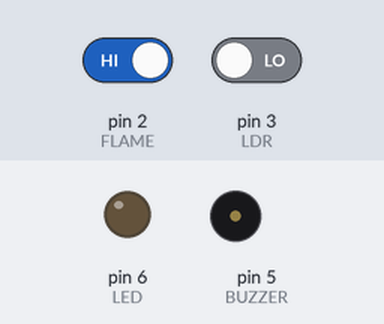
Bench run of a sketch on a simulated Arduino Uno, built with avr-gcc and run on an emulated ATmega328P. Parts: output pins drawn as LEDs (lit = HIGH), buzzer (waves = sounding, pin HIGH). The inputs (shaded band) are chosen by the test bench; at power-on: pin 2 (FLAME) HIGH, pin 3 (LDR) LOW.

Above: at 1.2 s.
1.3 s: pin 2 (FLAME) driven LOW
At 2.5 s:
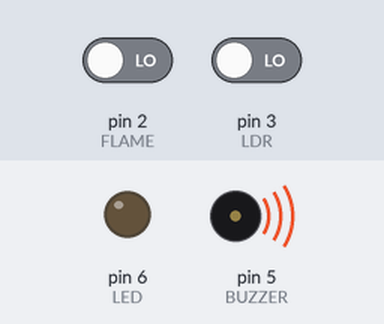
2.8 s: pin 3 (LDR) driven HIGH
At 3.9 s:
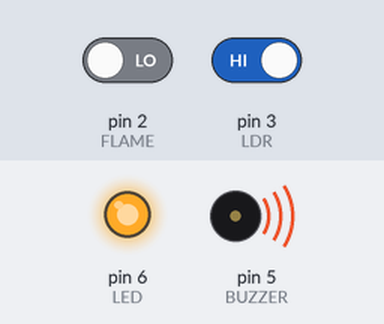
4.3 s: pin 2 (FLAME) driven HIGH
At 5.0 s:
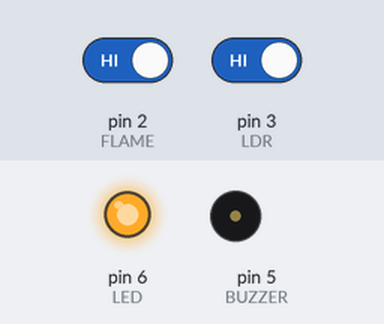
5.8 s: pin 3 (LDR) driven LOW
At 6.1 s:
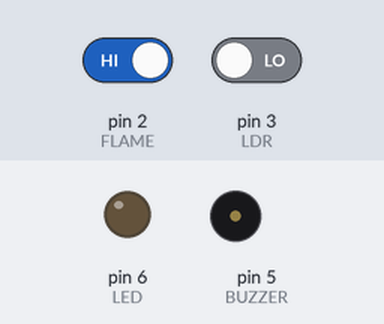
Timing chart, 0 to 8.3 s (numbered marks = the images above; inputs shaded):
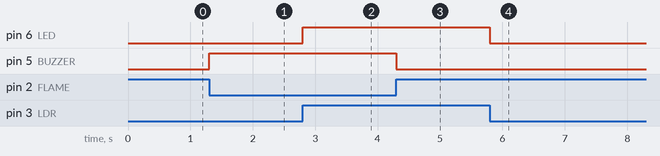

The sketch:

LDR_and_Flame.ino
```cpp
 #define FLAME  2
 #define LDR  3
 #define BUZZER 5
 #define LED  6
 void setup() {
Serial.begin(9600);
 pinMode(BUZZER, OUTPUT); // put your setup code here, to run once:
 pinMode(LED, OUTPUT);
 pinMode(FLAME, INPUT);
 pinMode(LDR, INPUT);
 }

void loop() {
  // put your main code here, to run repeatedly:
 if(digitalRead(FLAME) == LOW)
   {
    digitalWrite(BUZZER, HIGH);
   }
   else
   {
    digitalWrite(BUZZER, LOW);
   }
   if(digitalRead(LDR) == HIGH)
   {
    digitalWrite(LED, HIGH);
   }
   else
   {
    digitalWrite(LED, LOW);
   }
}
```

Measured:
- after the input at 1.3 s, pin 5 (BUZZER): LOW → HIGH at once
- after the input at 2.8 s, pin 6 (LED): LOW → HIGH at once
- after the input at 4.3 s, pin 5 (BUZZER): HIGH → LOW at once
- after the input at 5.8 s, pin 6 (LED): HIGH → LOW at once
